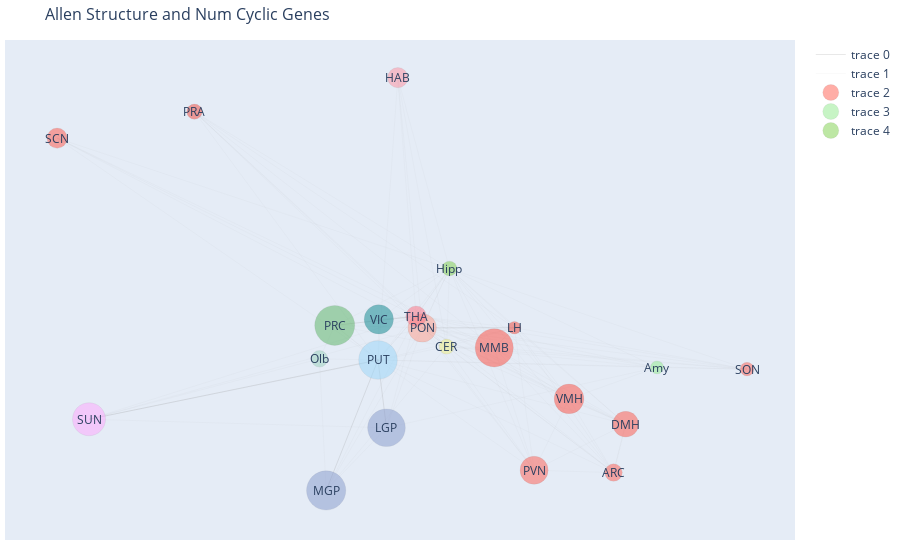

The code cell stored with this chart in its notebook:
### Code cell
colors = [numpy.array(cl)/255 for cl in allen_colors]
colors_hex=[mpl.colors.rgb2hex(l) for l in colors]

fig = go.Figure(data=[edge_trace1,edge_trace2],
             layout=go.Layout(
                title=f'Allen Structure and Num Cyclic Genes',
                titlefont_size=16,
                showlegend=True,
                hovermode='closest',
                margin=dict(b=20,l=5,r=5,t=40),
                xaxis=dict(showgrid=False, zeroline=False, showticklabels=False),
                yaxis=dict(showgrid=False, zeroline=False, showticklabels=False))
                )

for l in range(max(labels)+1):
        #if (l!=0):
        #    continue
        trace_node_x = numpy.array(node_x)[labels==l]
        trace_node_y = numpy.array(node_y)[labels==l]
        trace_text = [node_text[i] for i in range(len(node_x)) if labels[i]==l]
        trace_size = [node_size[i] for i in range(len(node_x)) if labels[i]==l]
        trace_color = [colors_hex[i] for i in range(len(node_x)) if labels[i]==l]
        
        #trace_color = colors_hex[l]
        fig.add_trace(go.Scatter(
            y=trace_node_y,
            x=trace_node_x,
            mode='markers',
            marker_color=trace_color,
            marker_size=trace_size,
            marker_opacity=0.5,
            text=trace_text,
            hoverinfo="text",
            marker_line_color='black',
            marker_line_width=0.1
        ))
        

for i,roi in enumerate(regions):
    roi_idx = list(node_input).index(roi)
    coord_x = node_x[roi_idx]
    coord_y = node_y[roi_idx]
    fig.add_annotation(x=coord_x, y=coord_y,
                        text=roi,
                        showarrow=False)


plotly.io.write_html(fig, file=f'figures/cyclicgenes-allen.html')
plotly.io.write_image(fig, file=f'figures/cyclicgenes-allen.png')
plotly.io.write_image(fig, file=f'figures/cyclicgenes-allen.svg')

fig.show()

### Figure 1 — Plotly figure (JSON) as saved in the notebook; plotly's stock layout.template omitted (floating-point values rounded to 4 significant figures; data arrays with more than 128 entries replaced by an {"elided": "..."} marker saying what was removed)
{"data": [{"hoverinfo": "none", "line": {"color": "#888", "width": 0.2}, "mode": "lines", "type": "scatter", "x": [-0.101, -0.08285, null, -0.101, -0.2123, null, -0.101, -0.7213, null, -0.006212, 0.1919, null, -0.01921, -0.1939, null], "y": [-0.07878, -0.3378, null, -0.07878, -0.5774, null, -0.07878, -0.3053, null, 0.04388, 0.04446, null, 0.08809, 0.0534, null]}, {"hoverinfo": "none", "line": {"color": "#888", "width": 0.05}, "mode": "lines", "type": "scatter", "x": {"elided": "333 float values"}, "y": {"elided": "333 float values"}}, {"hoverinfo": "text", "marker": {"color": ["#ff5d50", "#f0f080", "#ff5547", "#f2483b", "#f2483b", "#ff4c3e", "#ff9b88", "#ff5d50", "#ff5d50"], "line": {"color": "black", "width": 0.1}, "opacity": 0.5, "size": [17.46, 14.97, 25.79, 12.6, 15.28, 38.18, 28.47, 28.09, 13.56]}, "mode": "markers", "text": ["1: arcuate nucleus:</br></br> 1064", "1: cerebellum:</br></br> 709", "1: dorsomedial hypothalamus:</br></br> 2250", "1: lateral hypothalamus:</br></br> 371", "1: preoptic area:</br></br> 752", "1: mammilary body:</br></br> 4016", "1: pons:</br></br> 2633", "1: paraventricular nucleus:</br></br> 2578", "1: supraoptic nucleus:</br></br> 508"], "type": "scatter", "x": [0.4046, 0.0463, 0.4306, 0.1919, -0.495, 0.1484, -0.006212, 0.234, 0.691], "y": [-0.509, -0.02767, -0.3242, 0.04446, 0.8698, -0.03234, 0.04388, -0.5001, -0.1138]}, {"hoverinfo": "text", "marker": {"color": ["#90eb8d", "#98d6f9", "#8599cc", "#8599cc", "#59b363", "#9ad2bd", "#ffa6ff"], "line": {"color": "black", "width": 0.1}, "opacity": 0.5, "size": [13.04, 38.61, 37.71, 39.26, 40, 16.5, 33.0]}, "mode": "markers", "text": ["2: amygdala:</br></br> 434", "2: putamen:</br></br> 4078", "2: lateral globus pallidus:</br></br> 3949", "2: medial globus pallidus:</br></br> 4170", "2: prefrontal cortex:</br></br> 4276", "2: olfactory bulb:</br></br> 927", "2: substantia nigrl:</br></br> 3278"], "type": "scatter", "x": [0.4979, -0.101, -0.08285, -0.2123, -0.1939, -0.2267, -0.7213], "y": [-0.1072, -0.07878, -0.3378, -0.5774, 0.0534, -0.0744, -0.3053]}, {"hoverinfo": "text", "marker": {"color": ["#7ed04b", "#ff909f", "#ff5547", "#ff7080", "#08858c", "#ff4c3e"], "line": {"color": "black", "width": 0.1}, "opacity": 0.5, "size": [14.73, 20.21, 20.22, 20.55, 29.33, 29.74]}, "mode": "markers", "text": ["3: hippocampus:</br></br> 674", "3: habenula:</br></br> 1455", "3: suprachiasmatic nucleus:</br></br> 1457", "3: thalamus:</br></br> 1504", "3: visual cortex:</br></br> 2755", "3: ventromedial hypothalamus:</br></br> 2813"], "type": "scatter", "x": [0.05233, -0.05857, -0.7897, -0.01921, -0.0993, 0.309], "y": [0.2705, 1.0, 0.7688, 0.08809, 0.0766, -0.2274]}], "layout": {"annotations": [{"showarrow": false, "text": "ARC", "x": 0.4046, "y": -0.509}, {"showarrow": false, "text": "Amy", "x": 0.4979, "y": -0.1072}, {"showarrow": false, "text": "CER", "x": 0.0463, "y": -0.02767}, {"showarrow": false, "text": "PUT", "x": -0.101, "y": -0.07878}, {"showarrow": false, "text": "DMH", "x": 0.4306, "y": -0.3242}, {"showarrow": false, "text": "LGP", "x": -0.08285, "y": -0.3378}, {"showarrow": false, "text": "MGP", "x": -0.2123, "y": -0.5774}, {"showarrow": false, "text": "Hipp", "x": 0.05233, "y": 0.2705}, {"showarrow": false, "text": "PRC", "x": -0.1939, "y": 0.0534}, {"showarrow": false, "text": "HAB", "x": -0.05857, "y": 1.0}, {"showarrow": false, "text": "LH", "x": 0.1919, "y": 0.04446}, {"showarrow": false, "text": "PRA", "x": -0.495, "y": 0.8698}, {"showarrow": false, "text": "MMB", "x": 0.1484, "y": -0.03234}, {"showarrow": false, "text": "Olb", "x": -0.2267, "y": -0.0744}, {"showarrow": false, "text": "PON", "x": -0.006212, "y": 0.04388}, {"showarrow": false, "text": "PVN", "x": 0.234, "y": -0.5001}, {"showarrow": false, "text": "SCN", "x": -0.7897, "y": 0.7688}, {"showarrow": false, "text": "SUN", "x": -0.7213, "y": -0.3053}, {"showarrow": false, "text": "SON", "x": 0.691, "y": -0.1138}, {"showarrow": false, "text": "THA", "x": -0.01921, "y": 0.08809}, {"showarrow": false, "text": "VIC", "x": -0.0993, "y": 0.0766}, {"showarrow": false, "text": "VMH", "x": 0.309, "y": -0.2274}], "hovermode": "closest", "margin": {"b": 20, "l": 5, "r": 5, "t": 40}, "showlegend": true, "title": {"font": {"size": 16}, "text": "Allen Structure and Num Cyclic Genes"}, "xaxis": {"showgrid": false, "showticklabels": false, "zeroline": false}, "yaxis": {"showgrid": false, "showticklabels": false, "zeroline": false}}}
